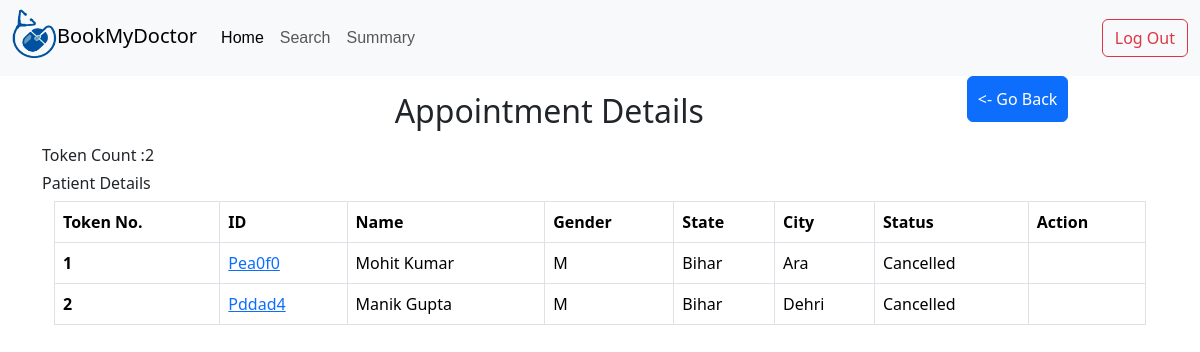
The page /AP07ceb/appointment/details on the database its author committed.
### application/models.py (models this page shows)
class Appointment(db.Model):
    id=db.Column(db.String(),primary_key=True)
    date=db.Column(db.Date)
    slotid=db.Column(db.String(),db.ForeignKey('slots.id'))
    availability=db.Column(db.Boolean,default=True)
    message=db.Column(db.String(),default='Available')
    tokenCount=db.Column(db.Integer,default=0)
    patientlists=db.relationship('Patientlist',backref='appointment')

class Patientlist(db.Model):
    id=db.Column(db.String(),primary_key=True)
    aid=db.Column(db.String(),db.ForeignKey('appointment.id'))
    pid=db.Column(db.String(),db.ForeignKey('patient.id'))
    token=db.Column(db.Integer)
    remarks=db.Column(db.String(),default='')
    status=db.Column(db.String(),default='booked')

class Patient(db.Model):
    id=db.Column(db.String(),primary_key=True)
    name=db.Column(db.String())
    gender=db.Column(db.String(1))
    state=db.Column(db.String())
    city=db.Column(db.String())
    record=db.Column(db.Text)
    d_added=db.Column(db.DateTime)
    uid=db.Column(db.String(),db.ForeignKey('user.id'))
    patientlists=db.relationship('Patientlist',backref='patient')

### application/controllers.py (the view)
@app.route('/<appId>/appointment/details')
def appoinmentDetails(appId):
    app=Appointment.query.get(appId)
    return render_template('appointment_details.html',Appointment=app,patientlist=[(i,Patient.query.get(i.pid)) for i in app.patientlists])

### templates/appointment_details.html (shortened to what this page needs)
{%extends 'adminbase.html'%}
{%block content%}
<div class="d-flex justify-content-around">
   <h2 class="text-center mt-3 mb-3">Appointment Details</h2>
<div>
   <a type="button" class="btn btn-primary" href="/admin/dashboard" ><- Go Back </a>
 </div>
</div>
<div class="container">
   <div><h6>Token Count :{{Appointment.tokenCount}}</h6></div>
   <h6>Patient Details</h6>
   <div class="container table-responsive">
      <table class="table table-hover table-bordered table-responsive">
         <thead>
           <tr>
             <th scope="col">Token No.</th>
             <th scope="col">ID</th>
             <th scope="col">Name</th>
             <th scope="col">Gender</th>
             <th scope="col">State</th>
             <th scope="col">City</th>
             <th scope="col">Status</th>
             <th scope="col">Action</th>
           </tr>
         </thead>
         <tbody>
           {%for list,patient in patientlist%}
           <tr>
             <th scope="row">{{list.token}}</th>
             <td><a href="/{{list.pid}}/patient/details">{{list.pid}}</a></td>
             <td>{{patient.name}}</td>
             <td>{{patient.gender}}</td>
             <td>{{patient.state}}</td>
             <td>{{patient.city}}</td>
             <td>{{list.status}}</td>
             <td>{%if list.status=='booked'%} <a type="button" class="btn btn-success" href="/{{list.id}}/patient/arrived">Arrived</a> <a type="button" class="btn btn-danger" href="/{{list.id}}/patient/cancelled">Cancelled</a>{%endif%}</td>
           </tr>
          {%endfor%}
         </tbody>
       </table>
   </div>
</div>
{%endblock%}

### static/detailsbase.css (style rules this page uses)
.btn.btn.btn-primary { padding: 10px; }

### rows shown on the page
Appointment: tokenCount "2"
Patientlist: token "1", pid "Pea0f0", name "Mohit Kumar", gender "M", state "Bihar", city "Ara", status "Cancelled"
Patientlist: token "2", pid "Pddad4", name "Manik Gupta", gender "M", state "Bihar", city "Dehri", status "Cancelled"
